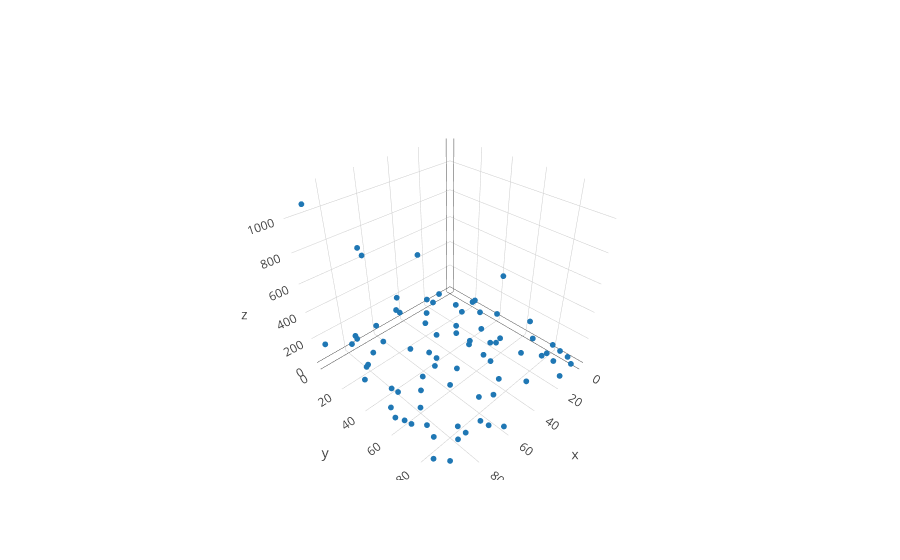

The notebook cell this image was saved under:
### Markdown cell above
Here, we take a sample of 20 percent of the above grid to "observe"

### Code cell
X_part, y_part = sim.rand_partial_grid(X, y, 0.2)
X_full, y_full, obs_idx, imag_idx = sim.fill_grid(X_part, y_part)

color = np.zeros(X_full.shape[0])
color[obs_idx] = 1.0
trace_partial_obs = go.Scatter3d(x = X_full[obs_idx, 0], y = X_full[obs_idx, 1],
                                 z= y[obs_idx], mode = 'markers', marker=dict(size = 2))
iplot([trace_partial_obs])

### Figure 1 — Plotly figure (JSON) as saved in the notebook; plotly's stock layout.template omitted (floating-point values rounded to 4 significant figures)
{"data": [{"marker": {"size": 2}, "mode": "markers", "type": "scatter3d", "x": [0, 0, 0, 0, 0, 5, 5, 5, 10, 10, 10, 10, 10, 10, 15, 15, 15, 15, 15, 15, 20, 20, 25, 25, 25, 30, 30, 30, 30, 30, 35, 35, 35, 35, 40, 40, 45, 50, 50, 50, 50, 55, 55, 55, 60, 60, 60, 60, 60, 65, 65, 65, 70, 70, 75, 75, 75, 75, 80, 80, 80, 80, 80, 80, 85, 85, 85, 85, 85, 90, 90, 90, 90, 90, 90, 90, 95, 95, 95, 95], "y": [20, 40, 80, 85, 90, 70, 80, 95, 0, 15, 35, 50, 70, 80, 25, 35, 55, 70, 90, 95, 5, 45, 5, 30, 60, 10, 35, 45, 60, 85, 10, 50, 60, 65, 20, 75, 0, 10, 40, 55, 80, 15, 45, 75, 0, 30, 45, 60, 95, 45, 85, 90, 10, 60, 15, 55, 80, 85, 5, 10, 25, 35, 60, 85, 20, 25, 45, 50, 70, 30, 35, 50, 60, 65, 80, 90, 5, 10, 60, 85], "z": [12, 31, 38, 23, 11, 56, 3, 31, 25, 17, 78, 461, 233, 21, 50, 211, 22, 7, 95, 11, 39, 68, 96, 26, 94, 39, 31, 5, 131, 8, 540, 110, 68, 54, 83, 29, 98, 173, 195, 33, 30, 355, 80, 11, 61, 79, 165, 22, 11, 6, 6, 21, 710, 259, 807, 66, 12, 13, 82, 187, 164, 325, 17, 12, 272, 87, 82, 98, 22, 66, 228, 18, 10, 32, 87, 6, 192, 1117, 84, 24]}], "layout": {}}
